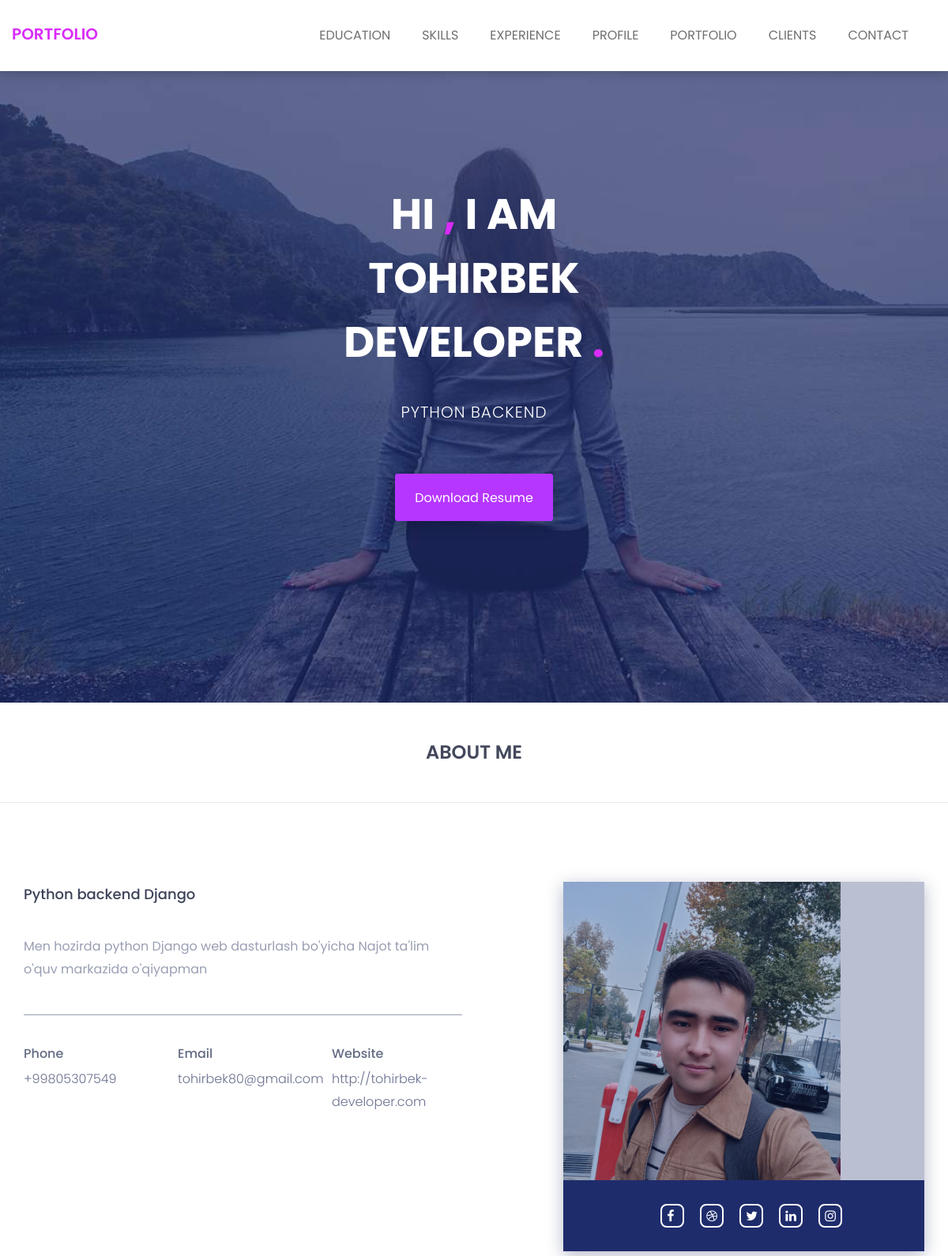
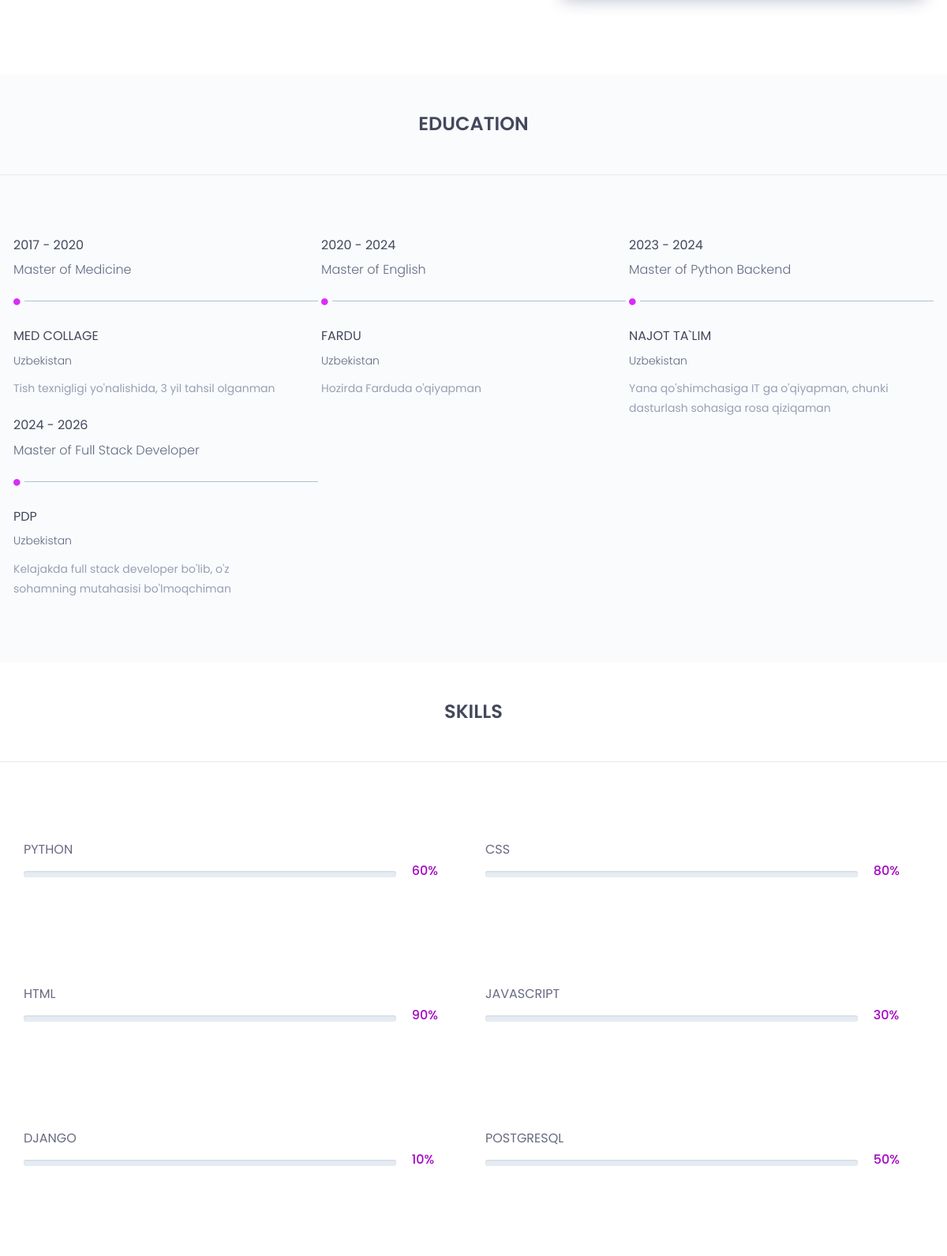
The page / (upper part) on the database its author committed (2 pictures, top to bottom).
### main/models.py (models this page shows)
class Introduce(models.Model):
    name = models.CharField(max_length=255)
    major = models.CharField(max_length=250)

class AboutMe(models.Model):
    title = models.TextField()
    body = models.TextField()
    phone = models.CharField(max_length=13)
    email = models.EmailField()
    web_site = models.URLField()
    img = models.ImageField(upload_to='about-me/')

class Education(models.Model):
    start = models.IntegerField()
    end = models.IntegerField()
    major = models.CharField(max_length=255)
    university = models.CharField(max_length=255)
    country = models.CharField(max_length=255)
    detail = models.TextField()

class Skill(models.Model):
    name = models.CharField(max_length=255)
    percentage = models.SmallIntegerField()

### main/views.py (the view, shortened to what this page needs)
# urls.py: path('', views.index)
def index(request):
    about_me = models.AboutMe.objects.last()
    educations = models.Education.objects.all()
    skills = models.Skill.objects.all()
    experiences = models.Experience.objects.all()
    profiles = models.Profile.objects.all()
    portfolios = models.Portfolio.objects.all()
    clients = models.Client.objects.all()
    contact = models.Contact.objects.all()
    introduce = models.Introduce.objects.first()
    context = {
        'about_me':about_me,
        'educations':educations,
        'skills':skills,
        'experiences':experiences,
        'profiles':profiles,
        'portfolios':portfolios,
        'clients':clients,
        'contact':contact,
        'introduce':introduce
    }
    return render(request, 'index.html', context)

### templates/index.html (shortened to what this page needs)
<!doctype html>
{% load static %}
<html class="no-js" lang="en">
    <head>
        <link rel="stylesheet" href="{% static 'css/font-awesome.min.css' %}">
		<link rel="stylesheet" href="{% static 'css/flaticon.css' %}">
        <link rel="stylesheet" href="{% static 'css/animate.css' %}">
        <link rel="stylesheet" href="{% static 'css/owl.carousel.min.css' %}">
		<link rel="stylesheet" href="{% static 'css/owl.theme.default.min.css' %}">
        <link rel="stylesheet" href="{% static 'css/bootstrap.min.css' %}">
		<link rel="stylesheet" href="{% static 'css/bootsnav.css' %}" >
        <link rel="stylesheet" href="{% static 'css/style.css' %}">
        <link rel="stylesheet" href="{% static 'css/responsive.css' %}">
    </head>
	<body>
		<header class="top-area">
			<div class="header-area">
			    <nav class="navbar navbar-default bootsnav navbar-fixed dark no-background">
			        <div class="container">
			            <div class="navbar-header">
			                <a class="navbar-brand" href="index.html">Portfolio</a>
			            </div>
			            <div class="collapse navbar-collapse menu-ui-design" id="navbar-menu">
			                <ul class="nav navbar-nav navbar-right" data-in="fadeInDown" data-out="fadeOutUp">
			                    <li class=" smooth-menu"><a href="#education">education</a></li>
			                    <li class="smooth-menu"><a href="#skills">skills</a></li>
			                    <li class="smooth-menu"><a href="#experience">experience</a></li>
			                    <li class="smooth-menu"><a href="#profiles">profile</a></li>
			                    <li class="smooth-menu"><a href="#portfolio">portfolio</a></li>
			                    <li class="smooth-menu"><a href="#clients">clients</a></li>
			                    <li class="smooth-menu"><a href="#contact">contact</a></li>
			                </ul>
			            </div>
			        </div>
			    </nav>
			</div>
		</header>
		<section id="welcome-hero" class="welcome-hero">
			<div class="container">
				<div class="row">
					<div class="col-md-12 text-center">
						<div class="header-text">
							<h2>hi <span>,</span> i am <br> {{introduce.name}} <br> developer <span>.</span>   </h2>
							<p>{{introduce.major}}</p>
							<a href="assets/download/browney.txt" download>download resume</a>
						</div>
					</div>
				</div>
			</div>
		</section>
		<section id="about" class="about">
			<div class="section-heading text-center">
				<h2>about me</h2>
			</div>
			<div class="container">
				<div class="about-content">
					<div class="row">
						<div class="col-sm-6">
							<div class="single-about-txt">
								<h3>{{about_me.title}}</h3>
								<p>{{about_me.body}}</p>
								<div class="row">
									<div class="col-sm-4">
										<div class="single-about-add-info">
											<h3>phone</h3>
											<p><a href="tel:{{about_me.phone}}">{{about_me.phone}}</a></p>
										</div>
									</div>
									<div class="col-sm-4">
										<div class="single-about-add-info">
											<h3>email</h3>
											<p><a href="mailto:{{about_me.email}}">{{about_me.email}}<br></a></p>
										</div>
									</div>
									<div class="col-sm-4">
										<div class="single-about-add-info">
											<h3>website</h3>
											<p><a href="{{about_me.web_site}}">{{about_me.web_site}}</a></p>
										</div>
									</div>
								</div>
							</div>
						</div>
						<div class="col-sm-offset-1 col-sm-5">
							<div class="single-about-img">
								<img src="{{about_me.img.url}}" alt="profile_image">
								<div class="about-list-icon">
									<ul>
										<li>
											<a href="#">
												<i  class="fa fa-facebook" aria-hidden="true"></i>
											</a>
										</li>
										<li>
											<a href="#">
												<i  class="fa fa-dribbble" aria-hidden="true"></i>
											</a>
										</li>
										<li>
											<a href="#">
												<i  class="fa fa-twitter" aria-hidden="true"></i>
											</a>
										</li>
										<li>
											<a href="#">
												<i  class="fa fa-linkedin" aria-hidden="true"></i>
											</a>
										</li>
										<li>
											<a href="#">
												<i  class="fa fa-instagram" aria-hidden="true"></i>
											</a>
										</li>
									</ul>
								</div>
							</div>
						</div>
					</div>
				</div>
			</div>
		</section>
		<section id="education" class="education">
			<div class="section-heading text-center">
				<h2>education</h2>
			</div>
			<div class="container">
				<div class="education-horizontal-timeline">
					<div class="row">
						{% for education in educations %}
						<div class="col-sm-4">
							<div class="single-horizontal-timeline">
								<div class="experience-time">
									<h2>{{education.start}} - {{education.end}}</h2>
									<h3>master <span>of </span> {{education.major}}</h3>
								</div>
								<div class="timeline-horizontal-border">
									<i class="fa fa-circle" aria-hidden="true"></i>
									<span class="single-timeline-horizontal"></span>
								</div>
								<div class="timeline">
									<div class="timeline-content">
										<h4 class="title">
											{{education.university}}
										</h4>
										<h5>{{education.country}}</h5>
										<p class="description">{{education.detail}}</p>
									</div>
								</div>
							</div>
						</div>
						{% endfor %}
					</div>
				</div>
			</div>
		</section>
		<section id="skills" class="skills">
				<div class="skill-content">
					<div class="section-heading text-center">
						<h2>skills</h2>
					</div>
					<div class="container">
						<div class="row">
							{% for skill in skills %}
							<div class="col-md-6">
								<div class="single-skill-content">
									<div class="barWrapper">
										<span class="progressText">{{skill.name}}</span>
										<div class="single-progress-txt">
											<div class="progress">
											</div>
											<h3>{{skill.percentage}}%</h3>
										</div>
									</div>
								</div>
							</div>
							{% endfor %}
						</div>
					</div>
				</div>
		</section>
    </body>
</html>

### static/css/bootsnav.css (style rules this page uses)
nav.bootsnav .container { position: relative; }
nav.navbar.bootsnav { margin-bottom: 0; -moz-border-radius: 0px; -webkit-border-radius: 0px; -o-border-radius: 0px; border-radius: 0px; background-color: #fff; border: none; border-bottom: solid 1px #e0e0e0; z-index: 9; }
nav.navbar.bootsnav ul.nav > li > a { color: #6f6f6f; background-color: transparent; outline: none; margin-bottom: -2px; }
body { -webkit-transition: all 0.3s ease-in-out; -moz-transition: all 0.3s ease-in-out; -o-transition: all 0.3s ease-in-out; -ms-transition: all 0.3s ease-in-out; transition: all 0.3s ease-in-out; }
nav.navbar.bootsnav.navbar-fixed { position: fixed; display: block; width: 100%; }
nav.navbar.bootsnav.no-background { -webkit-transition: all 1s ease-in-out; -moz-transition: all 1s ease-in-out; -o-transition: all 1s ease-in-out; -ms-transition: all 1s ease-in-out; transition: all 1s ease-in-out; }
@media (min-width: 1024px) { nav.navbar.bootsnav ul.nav > li > a { padding: 30px 15px; font-weight: 600; } }
@media (min-width: 1024px) { nav.navbar.bootsnav.no-background { background-color: transparent; border: none; } }

### static/css/responsive.css (style rules this page uses)
@media screen and (max-width:1440px) { .single-about-img img { max-width:100%; } }
@media screen and (max-width:1440px) { .single-about-img:before,.about-list-icon { width: 100%; } }

### rows shown on the page
Introduce: name "TOHIRBEK", major "PYTHON BACKEND"
AboutMe: title "Python backend Django", body "Men hozirda python Django web dasturlash bo'yicha Najot ta'lim o'quv markazida o'qiyapman", phone "+99805307549", email "tohirbek80@gmail.com", web_site "http://tohirbek-developer.com", img (picture)
Education: start "2017", end "2020", major "Medicine", university "MED COLLAGE", country "Uzbekistan", detail "Tish texnigligi yo'nalishida, 3 yil tahsil olganman"
Education: start "2020", end "2024", major "English", university "FARDU", country "Uzbekistan", detail "Hozirda Farduda o'qiyapman"
Education: start "2023", end "2024", major "Python Backend", university "NAJOT TA`LIM", country "Uzbekistan", detail "Yana qo'shimchasiga IT ga o'qiyapman, chunki dasturlash sohasiga rosa qiziqaman"
Education: start "2024", end "2026", major "Full Stack Developer", university "PDP", country "Uzbekistan", detail "Kelajakda full stack developer bo'lib, o'z sohamning mutahasisi bo'lmoqchiman"
Skill: name "PYTHON", percentage "60"
Skill: name "CSS", percentage "80"
Skill: name "HTML", percentage "90"
Skill: name "JAVASCRIPT", percentage "30"
Skill: name "DJANGO", percentage "10"
Skill: name "POSTGRESQL", percentage "50"
